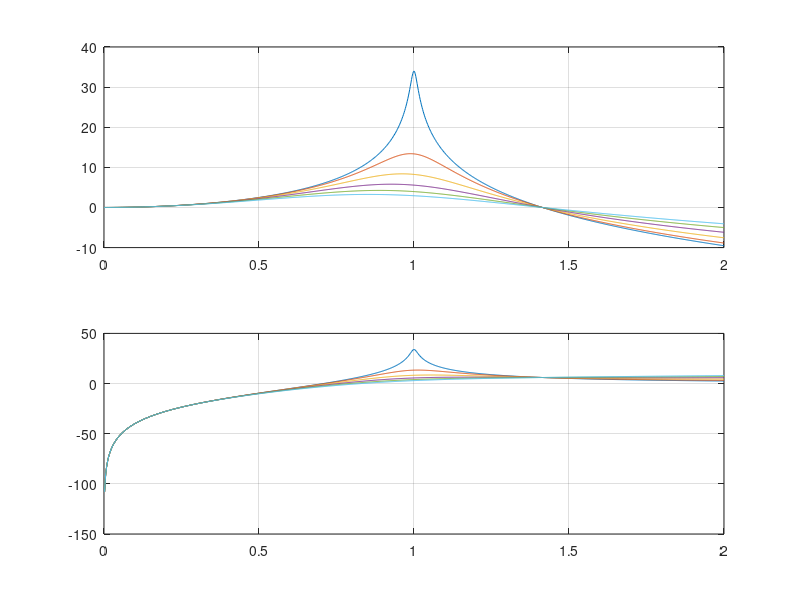

Write the MATLAB code that produced this figure.
function vtb2_4(z,rmin,rmax,opt)
%VTB2_4 Displacement transmissibility ratio and force transmissibility
% ratio of a single degree of freedom damped system.
% VTB2_4(zeta,rmin,rmax) plots the displacement transmissibility 
% and force transmissibility of a single degree of freedom damped 
% system (with damping ratio zeta) between the frequency ratios 
% rmin and rmax. zeta can be a list of values.
% VTB2_4(zeta,rmin,rmax,opt) allows plotting of Displacement %
% Transmissibility (opt=1), Force Transmissibility (opt=2), or 
% both (opt=3, default).
%
% Example:
% vtb2_4([.0:.2:2],0,2,3)

clf
hold('off')
if nargin==0|nargin==1
	if nargin==1
		opt=z;
	else
		opt=3;
	end
	z=[.01:.1:.51];
	rmin=0;
	rmax=2;
	disp('Demo mode. Type ''help vtb2_4'' to learn how to enter values.')
end
if nargin==3
	opt=3;
end

r=rmin:(rmax-rmin)/1000:rmax;
if z(1)==0
	z(1)=eps;
end


if length(z)>1
	for i=1:length(z)
	    DT(i,:)=sqrt((1+(2*z(i)*r).^2)./((1-r.^2).^2+(2*z(i)*r).^2));%(2.41)
	    FT(i,:)=(r.^2).*DT(i,:);%(2.47)
%		a{i}=['\zeta = ' num2str(z(i))];
	end
	else
	DT=sqrt((1+(2*z*r).^2)./((1-r.^2).^2+(2*z*r).^2));%(2.41)
	FT=(r.^2).*DT;%(2.47)
end

grid('on')
if opt==3 
  subplot(2,1,1)
end
if opt ~=2
  xlabel('Frequency Ratio (r)')
  ylabel('Displacement Transmissibility Ratio (dB)')
  title('Displacement Transmissibility Ratio versus Frequency Ratio (X/Y)')
  plot(r,20*log10(DT)*1+0*DT)
  grid on
end

if opt==3
  subplot(2,1,2)
end
if opt ~=1
  if rmin<=-1
    FT=FT(:,2:length(r));
    r=r(1,2:length(r));
  end
  axis("auto")
  xlabel('Frequency Ratio (r)')
  ylabel('Force Transmissibility Ratio (dB)')
  title('Force Transmissibility Ratio versus Frequency Ratio (F_T/kY)')

  axis("auto")
  ax=axis;
  axis([rmin rmax min(20*log10(FT(:,5))) 20*log10(max(max(FT)))*1.1]);
  plot(r,20*log10(FT))
  grid on
end
